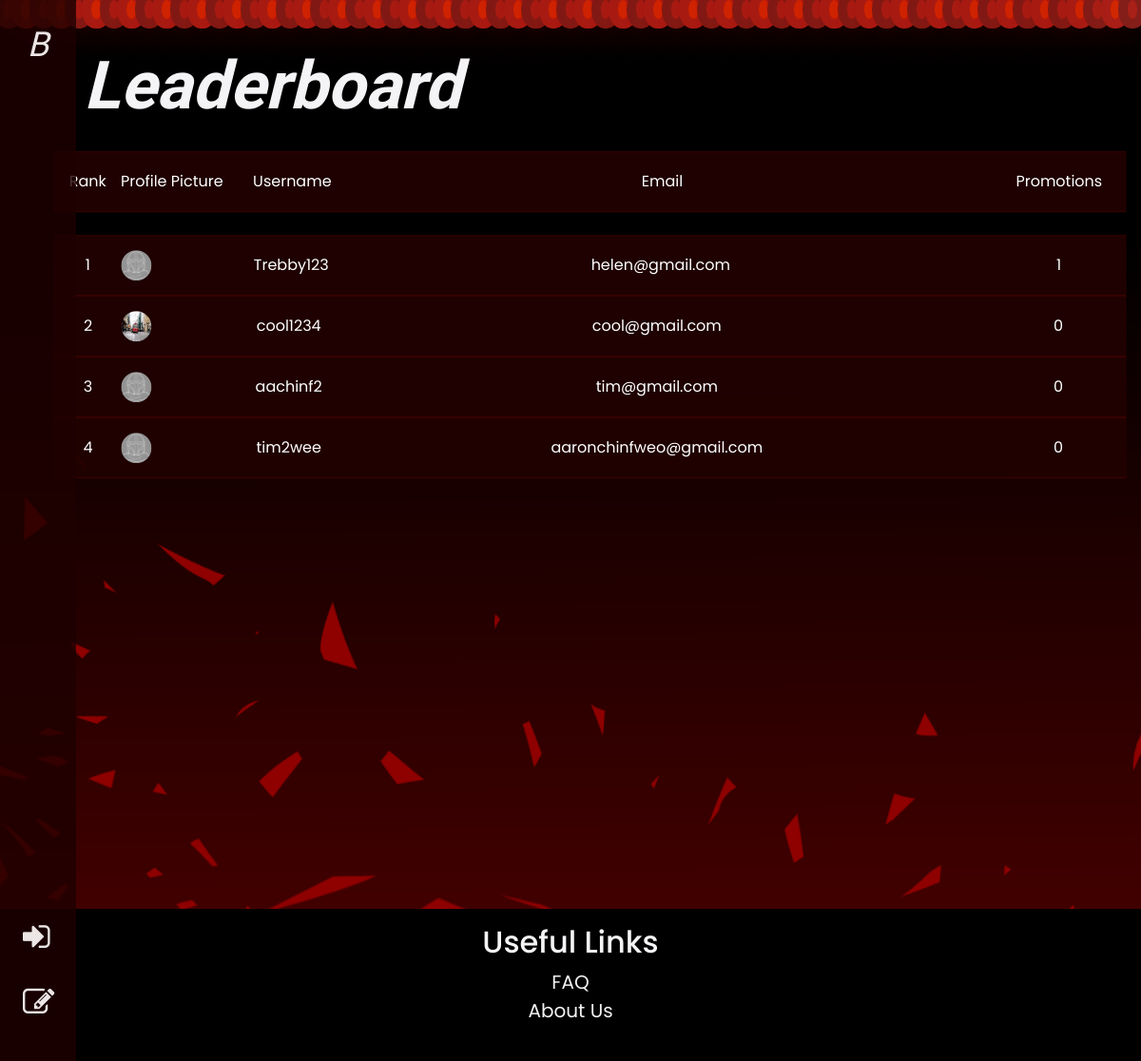
Before: /ranking with the older database file.
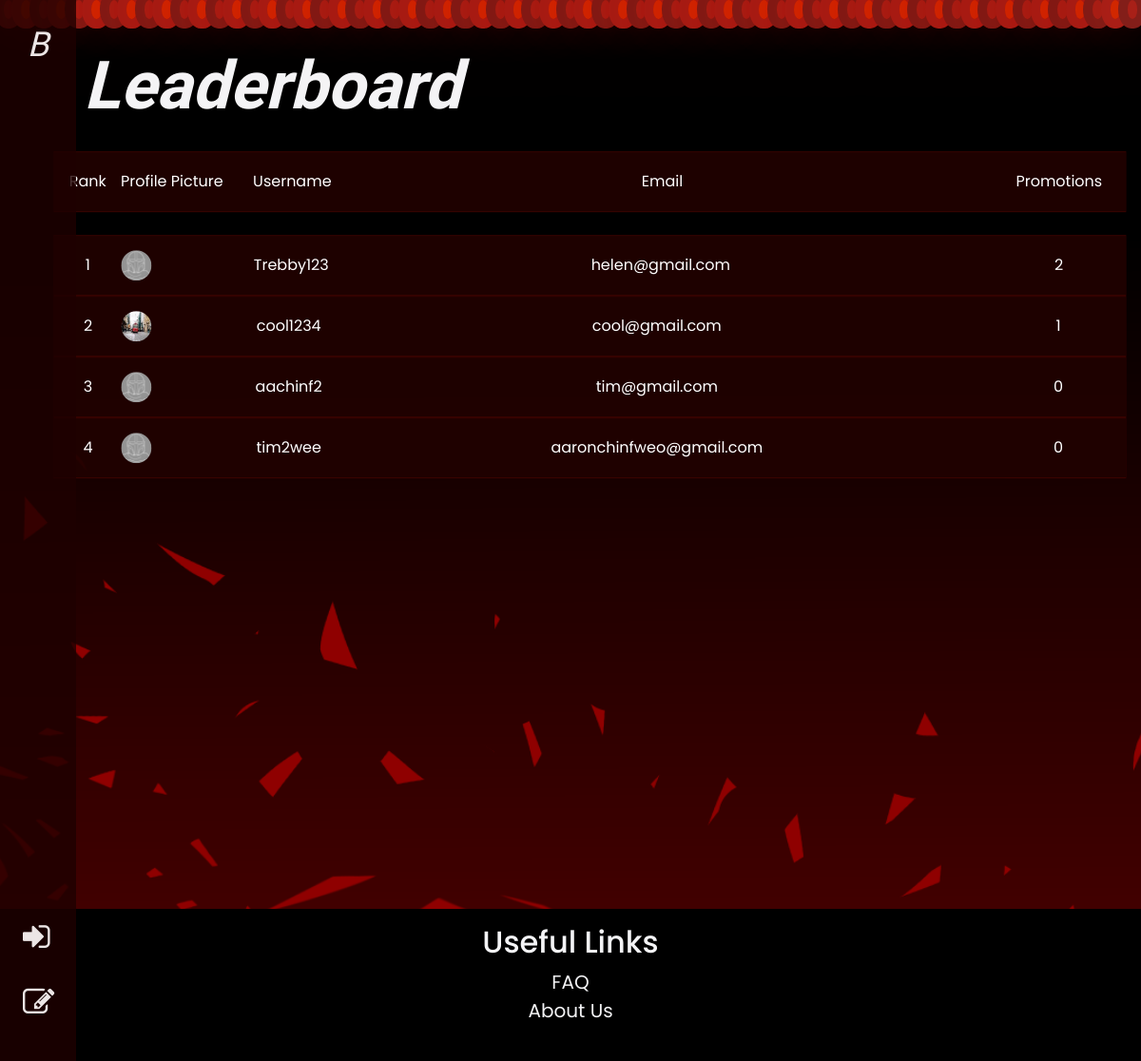
After: the same page with the newer database file.
### app/models.py (models this page shows, shortened)
class User(db.Model, UserMixin):
    uid = db.Column(db.Integer, primary_key=True) #turn back to ID if it doesnt work and make sure to change foreign key parameters below back to 'id' as well if required
    email = db.Column(db.String(150), unique=True)
    password = db.Column(db.String(150))
    username = db.Column(db.String(150))
    name = db.Column(db.String(150))
    avatar = db.Column(db.String(150), default = "pfp.png")
    bio = db.Column(db.String(150), default="Nothing here yet!")
    rank = db.Column(db.String(150), default = "D")
    isHunter = db.Column(db.Boolean, default=False)
    promote = db.Column(db.Integer, default=0)

### app/routes.py (the view)
@routes.route('/ranking')
def ranking():
    highest_promoted = User.query.order_by(User.promote.desc()).all()
    print(highest_promoted)
    return render_template('ranking.html', user=current_user, highest_promoted=highest_promoted)

### app/templates/ranking.html (shortened to what this page needs)
{% extends "base.html" %}  {% block content %}
<div class="lb-container">
	<h1 class="pagetitle">Leaderboard</h1>
</div>
<div class="home">
	<div class="lb">
		<div class="lb-content">
			<div class="center">Rank</div>
			<div>Profile Picture</div>
			<div class="center">Username</div>
			<div class="center">Email</div>
			<div class="center">Promotions</div>
		</div>
	</div>
	<br>
	{% for user in highest_promoted %}
	<div class="lb">
		<div class="lb-content">
			<div class="center">{{ loop.index }}</div>
			<div>
				<img
					class="small-avatar"
					src="{{ url_for('static', filename='images/profilepics/' ~ user.avatar) }}"
					alt="Profile Picture"
					width="50"
					height="50">
			</div>
			<div class="center">
				{{ user.username }}
			</div>
			<div class="center">{{ user.email }}</div>
			<div class="center">{{ user.promote }}</div>
		</div>
	</div>
	{% endfor %}
</div>
{% endblock %}

### app/templates/base.html (shortened to what this page needs)
<!DOCTYPE html>
<html lang="en">
  <head>
    <link
      rel="stylesheet"
      href="https://cdn.jsdelivr.net/npm/bootstrap@5.3.0-alpha1/dist/css/bootstrap.min.css"
    />
    <link
      rel="stylesheet"
      href="https://stackpath.bootstrapcdn.com/font-awesome/4.7.0/css/font-awesome.min.css"
    />
    <link
      rel="stylesheet"
      href="{{ url_for('static', filename='css/main-style.css') }}"
    />
  </head>
  <body>
    <nav
      class="sidebar d-none d-lg-block d-md-block d-sm-none d-xs-none"
      onmouseover="growNav(); revealHidden();"
      onmouseleave="shrinkNav(); hideHidden();"
    >
      <div class="logo">
        <a href="{{ url_for('routes.home') }}"
          >B<span class="hidden">OUNTIFY</span></a
        >
      </div>
      <div class="login">
        <ul>
          {% if user.is_authenticated %}
          <li>
            <a href="{{ url_for('routes.profile') }}">
              <i class="fa fa-user-circle-o fa-lg"></i>
              <span class="hidden"> Profile</span>
            </a>
          </li>
          <li>
            <a href="{{ url_for('auth.logout') }}">
              <i class="fa fa-sign-out fa-lg"></i>
              <span class="hidden"> Log Out</span>
            </a>
          </li>
          {% else %}
          <li>
            <a href="{{ url_for('auth.login') }}">
              <i class="fa fa-sign-in fa-lg"></i>
            </a>
          </li>
          <li>
            <a href="{{ url_for('auth.sign_up') }}">
              <i class="fa fa-pencil-square-o fa-lg"></i>
            </a>
          </li>
          {% endif %}
        </ul>
      </div>
    </nav>
    <div class="particle-container">
      <div class="particles">
      </div>
    </div>
    {% block content %} {% endblock %}
    <div class="footer">
      <h2>Useful Links</h2>
      <ul>
        <li>
          <a href="{{ url_for('routes.faq') }}">FAQ</a>
        </li>
        <li>
          <a href="{{ url_for('routes.aboutus') }}">About Us</a>
        </li>
      </ul>
    </div>
  </body>
</html>

### app/static/css/main-style.css (style rules this page uses)
* { box-sizing: border-box; margin: 0; padding: 0; }
:root { --primary-color: #f5433a; --variant-color: #ffcc40; --light-color: #f4f4f6; --dark-color: #111; --bg-col: rgb(71, 0, 0); --mouse-x: 0; --mouse-y: 0; }
body { font-family: "Poppins", sans-serif; font-size: 16px; line-height: 1.5; background-color: #111; cursor: url("../images/lightsaber.png"), auto; }
.home { position: relative; width: 100%; min-height: 100vh; background-image: url("../images/bg.png"); background-size: cover; background-attachment: fixed; background-repeat: no-repeat; color: #f4f4f6; overflow-x: hidden; }
h1 { font-size: 70px; }
.sidebar { z-index: 100; height: 100%; width: 5rem; position: fixed; top: 0; left: 0; background-color: rgba(30, 0, 0, 0.8); overflow-x: hidden; transition: width 0.5s; padding-top: 20px; }
.logo a { padding-left: 1.8rem; font-family: "Libre Franklin", sans-serif; font-size: 36px; font-style: italic; text-decoration: none; color: #ece6e6; display: block; transition: color 0.3s; }
.sidebar .fa-lg { width: 2.75rem; }
.login { position: absolute; bottom: 1%; }
ul { padding-left: 0; list-style: none; }
.sidebar ul li a { white-space: nowrap; padding: 1rem; padding-left: 1.5rem; text-decoration: none; font-size: 25px; font-weight: 600; color: #ece6e6; display: block; transition: color 0.5s; }
.pagetitle { margin-top: 2rem; padding: 1rem; font-size: 60px; margin-left: 6%; }
.small-avatar { height: 2rem; width: 2rem; border-radius: 50%; overflow: hidden; }
.lb-container { width: 100%; overflow-x: hidden; background-image: url("../images/bg.png"); background-size: cover; background-attachment: fixed; background-repeat: no-repeat; color: #f4f4f6; }
.lb-container h1 { font-size: 70px; font-family: "Libre Franklin", sans-serif; font-weight: 900; font-style: italic; }
.lb { width: 94%; height: 4rem; box-sizing: border-box; font-size: 1rem; font-weight: 400; line-height: 1.5; color: #fff; background-color: rgba(77, 4, 0, 0.75); padding: 1px 0; transform: translate(5%, 5%); cursor: pointer; position: relative; overflow: hidden; }
.lb::before, .lb>.lb-border { content: ""; position: absolute; top: 0; left: 0; width: 100%; height: 100%; border-radius: inherit; pointer-events: none; opacity: 0; transition: opacity 400ms; }
.lb::before { background: radial-gradient(800px circle at var(--mouse-x) var(--mouse-y), rgba(255, 30, 30, 0.4), transparent 40%); z-index: 1; }
.lb-content { display: grid; grid-template-columns: 1fr 2fr 1fr 10fr 2fr; align-items: center; height: 100%; width: 100%; background-color: rgba(22, 1, 0, 0.75); padding: 1px; position: relative; z-index: 3; }
.footer { min-height: 20vh; padding: 1rem; text-align: center; background-color: #000; color: #f4f4f6; }
.footer a { text-decoration: none; color: #f4f4f6; font-size: 20px; }
.center { text-align: center; }
.particle-container { position: fixed; width: 100%; height: 100vh; overflow: hidden; pointer-events: none; }
.particles { position: relative; display: flex; }

Changed rows visible on the page:
changed User "Trebby123": promote "1" → "2"
changed User "cool1234": promote "0" → "1"
